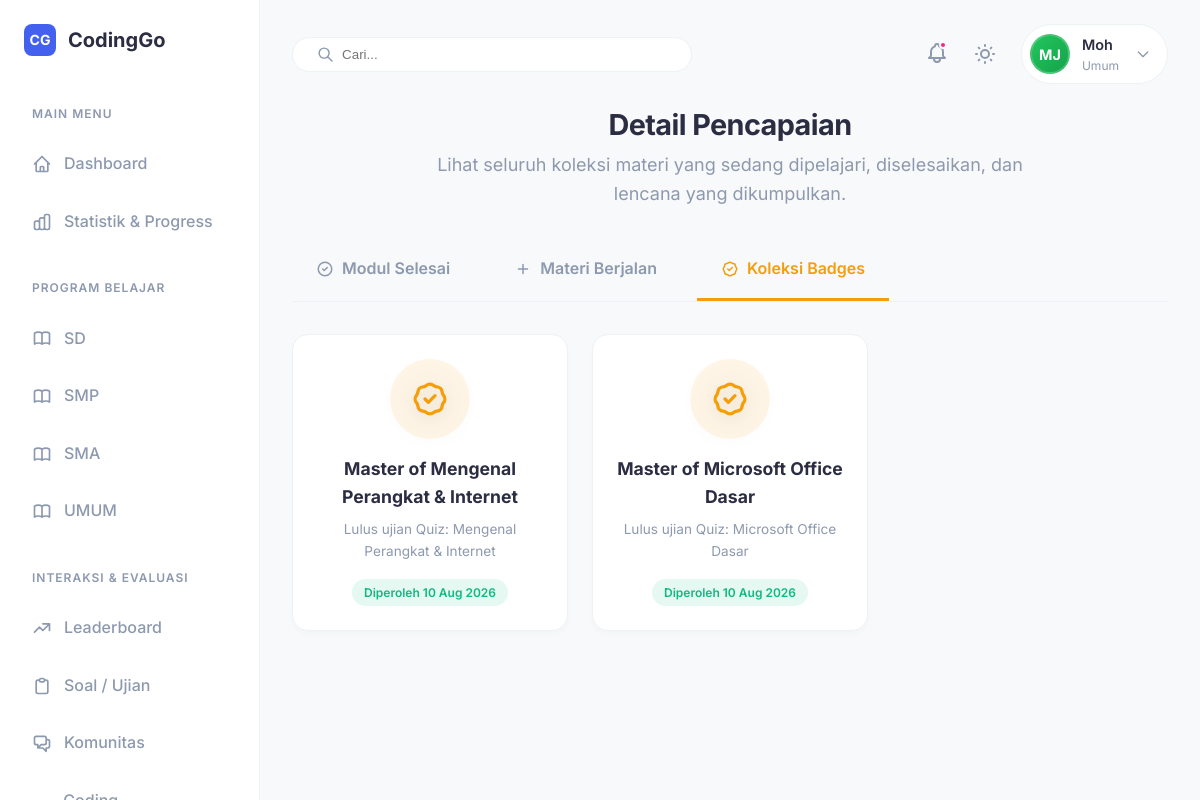
Screenshot of /index.php?page=my_achievements&tab=badges (signed in) with the database file from the repository.
### tables this page shows
CREATE TABLE `user_badges` (
  `id` int NOT NULL,
  `user_id` int NOT NULL,
  `badge_id` int NOT NULL,
  `earned_at` timestamp NULL DEFAULT CURRENT_TIMESTAMP
);

CREATE TABLE `badges` (
  `id` int NOT NULL,
  `name` varchar(100) NOT NULL,
  `description` text,
  `icon_url` varchar(255) DEFAULT NULL,
  `requirement_type` enum('xp','course','exam','forum_upvotes') NOT NULL,
  `requirement_value` int NOT NULL
);

### pages/my_achievements.php (the view, shortened to what the rows shown need)
<?php
require_once 'config/db.php';
$user_id = $_SESSION['user_id'];
$active_tab = $_GET['tab'] ?? 'completed';
$selected_course_id = isset($_GET['course_id']) ? (int)$_GET['course_id'] : null;
$items = [];
if ($active_tab === 'completed' || $active_tab === 'ongoing') {
    $status_filter = $active_tab === 'completed' ? 'completed' : 'started';
    $stmt = $pdo->prepare("
        SELECT m.id, m.title as material_title, m.thumbnail as material_thumbnail, m.content_type, m.xp_reward,
               c.id as course_id, c.title as course_title, c.category as course_category, c.thumbnail as course_thumbnail, c.description as course_description,
               up.completed_at, up.status,
               (SELECT AVG(rating) FROM course_ratings WHERE course_id = c.id) as avg_rating,
               (SELECT COUNT(id) FROM course_ratings WHERE course_id = c.id) as total_ratings
        FROM user_progress up
        JOIN materials m ON up.material_id = m.id
        JOIN courses c ON m.course_id = c.id
        WHERE up.user_id = ? AND up.status = ?
        ORDER BY up.id DESC
    ");
    $stmt->execute([$user_id, $status_filter]);
    $items = $stmt->fetchAll();
} else if ($active_tab === 'badges') {
    $stmt = $pdo->prepare("
        SELECT b.id, b.name, b.description, b.icon_url, ub.earned_at
        FROM user_badges ub
        JOIN badges b ON ub.badge_id = b.id
        WHERE ub.user_id = ?
        ORDER BY ub.earned_at DESC
    ");
    $stmt->execute([$user_id]);
    $items = $stmt->fetchAll();
}
?>
<div class="dash-left" style="grid-column: 1 / -1;">
    <div class="section-header" style="margin-bottom: 2rem;">
        <div>
            <h1 style="font-size: 1.8rem; color: var(--dash-text); margin-bottom: 0.5rem;">Detail Pencapaian</h1>
        </div>
    </div>
    <?php if (empty($items)): ?>
        <div style="background: var(--dash-sidebar); border: 1px dashed var(--dash-border); padding: 4rem; text-align: center; border-radius: 16px;">
            <div style="width: 64px; height: 64px; background: rgba(59, 130, 246, 0.1); color: #3b82f6; border-radius: 50%; display: flex; align-items: center; justify-content: center; margin: 0 auto 1rem auto;">
                <svg fill="none" viewBox="0 0 24 24" stroke="currentColor" width="32"><path stroke-linecap="round" stroke-linejoin="round" stroke-width="2" d="M20 13V6a2 2 0 00-2-2H6a2 2 0 00-2 2v7m16 0v5a2 2 0 01-2 2H6a2 2 0 01-2-2v-5m16 0h-2.586a1 1 0 00-.707.293l-2.414 2.414a1 1 0 01-.707.293h-3.172a1 1 0 01-.707-.293l-2.414-2.414A1 1 0 006.586 13H4" /></svg>
            </div>
            <h3 style="color: var(--dash-text); margin-bottom: 0.5rem;">Data Kosong</h3>
            <p style="color: var(--dash-text-muted);">Belum ada data yang bisa ditampilkan di kategori ini.</p>
        </div>
    <?php else: ?>
        <?php if ($active_tab === 'completed' || $active_tab === 'ongoing'):
            $grouped_items = [];
            foreach ($items as $item) {
                if (!isset($grouped_items[$item['course_id']])) {
                    $grouped_items[$item['course_id']] = [
                        'course_id' => $item['course_id'],
                        'course_title' => $item['course_title'],
                        'course_category' => $item['course_category'],
                        'course_thumbnail' => $item['course_thumbnail'],
                        'course_description' => $item['course_description'],
                        'avg_rating' => $item['avg_rating'],
                        'total_ratings' => $item['total_ratings'],
                        'materials' => []
                    ];
                }
                $grouped_items[$item['course_id']]['materials'][] = $item;
            }
        ?>
            <?php if ($selected_course_id && isset($grouped_items[$selected_course_id])): ?>
                <?php $group = $grouped_items[$selected_course_id]; ?>
                <div style="margin-bottom: 2rem;">
                    <a href="index.php?page=my_achievements&tab=<?php echo $active_tab; ?>" style="display: inline-flex; align-items: center; gap: 0.5rem; text-decoration: none; color: var(--dash-text-muted); font-size: 0.9rem; margin-bottom: 1rem; font-weight: 600; padding: 8px 16px; background: var(--dash-sidebar); border: 1px solid var(--dash-border); border-radius: 8px; transition: color 0.2s, background 0.2s;" onmouseover="this.style.color='var(--dash-primary)'; this.style.borderColor='var(--dash-primary)';" onmouseout="this.style.color='var(--dash-text-muted)'; this.style.borderColor='var(--dash-border)';">
                        <svg fill="none" viewBox="0 0 24 24" stroke="currentColor" width="16"><path stroke-linecap="round" stroke-linejoin="round" stroke-width="2" d="M10 19l-7-7m0 0l7-7m-7 7h18" /></svg>
                        Kembali ke Daftar Course
                    </a>
                    <h2 style="font-size: 1.4rem; color: var(--dash-text); margin-bottom: 1rem; padding-bottom: 0.5rem; border-bottom: 2px solid var(--dash-border);">
                        <span style="background: rgba(59, 130, 246, 0.1); color: #3b82f6; font-size: 0.8rem; padding: 4px 8px; border-radius: 6px; margin-right: 8px; vertical-align: middle;"><?php echo htmlspecialchars($group['course_category']); ?></span>
                        <?php echo htmlspecialchars($group['course_title']); ?>
                    </h2>
                    <div class="courses-grid" style="grid-template-columns: repeat(auto-fill, minmax(250px, 1fr)); gap: 1.5rem;">
                        <?php foreach ($group['materials'] as $item): ?>
                            <a href="index.php?page=course_learn&id=<?php echo $item['id']; ?>" style="text-decoration: none; color: inherit; display: block;">
                                <div class="course-card" style="transition: transform 0.2s, box-shadow 0.2s; height: 100%; display: flex; flex-direction: column; overflow: hidden; border: 1px solid var(--dash-border);">
                                    <div style="height: 140px; background: var(--dash-sidebar); display: flex; align-items: center; justify-content: center; position: relative;">
                                        <?php if (!empty($item['material_thumbnail'])): ?>
                                            <img src="<?php echo htmlspecialchars($item['material_thumbnail']); ?>" style="width: 100%; height: 100%; object-fit: cover;">
                                        <?php else: ?>
                                            <?php echo renderMateriIcon($item['material_title'], 64); ?>
                                        <?php endif; ?>
                                        <div style="position: absolute; top: 10px; right: 10px; background: <?php echo $item['status'] === 'completed' ? '#10b981' : '#3b82f6'; ?>; color: white; padding: 4px 8px; border-radius: 6px; font-size: 0.7rem; font-weight: 600; text-transform: uppercase;">
                                            <?php echo $item['status'] === 'completed' ? 'Selesai' : 'Berjalan'; ?>
                                        </div>
                                    </div>
                                    <div class="course-body" style="flex: 1; display: flex; flex-direction: column;">
                                        <div class="course-title" style="font-size: 1.05rem; margin-bottom: 0.5rem; line-height: 1.4;">
                                            <?php echo htmlspecialchars($item['material_title']); ?>
                                        </div>
                                        <div style="margin-top: auto; display: flex; justify-content: space-between; align-items: center; padding-top: 1rem; border-top: 1px solid var(--dash-border);">
                                            <div style="font-size: 0.75rem; color: var(--dash-text-muted);">
                                                <?php if ($item['status'] === 'completed' && $item['completed_at']): ?>
                                                    Selesai pada <?php echo date('d M Y', strtotime($item['completed_at'])); ?>
                                                <?php else: ?>
                                                    Tipe: <?php echo ucfirst($item['content_type']); ?>
                                                <?php endif; ?>
                                            </div>
                                            <div style="font-weight: 700; color: #f59e0b; font-size: 0.85rem;">+<?php echo $item['xp_reward']; ?> XP</div>
                                        </div>
                                    </div>
                                </div>
                            </a>
                        <?php endforeach; ?>
                    </div>
                </div>
            <?php else: ?>
                <div class="courses-grid" style="grid-template-columns: repeat(auto-fill, minmax(280px, 1fr)); gap: 1.5rem;">
                    <?php foreach ($grouped_items as $course_id => $group): ?>
                        <a href="index.php?page=my_achievements&tab=<?php echo $active_tab; ?>&course_id=<?php echo $course_id; ?>" style="text-decoration:none; color:inherit; display:block;">
                            <div class="course-card" style="transition: transform 0.2s, box-shadow 0.2s; height: 100%; display: flex; flex-direction: column; position: relative;">
                                <?php
                                    $gradients = [
                                        'linear-gradient(135deg, #1e3a8a 0%, #3b82f6 100%)',
                                        'linear-gradient(135deg, #0f766e 0%, #14b8a6 100%)',
                                        'linear-gradient(135deg, #4338ca 0%, #6366f1 100%)',
                                        'linear-gradient(135deg, #b45309 0%, #f59e0b 100%)',
                                        'linear-gradient(135deg, #be123c 0%, #e11d48 100%)'
                                    ];
                                    $gIndex = abs(crc32($group['course_title'])) % count($gradients);
                                    $bg = $gradients[$gIndex];
                                    if (!empty($group['course_thumbnail'])) {
                                        $bg = 'url(' . htmlspecialchars($group['course_thumbnail']) . ') center/cover';
                                    }
                                ?>
                                <div class="course-img" style="background: <?php echo $bg; ?>; height: 140px; display:flex; align-items:center; justify-content:center; color:white; font-size:2rem; font-weight:bold;">
                                    <?php if(empty($group['course_thumbnail'])) echo renderCourseBadge($group['course_title'], 68); ?>
                                </div>
                                <div style="position: absolute; top: 10px; right: 10px; background: <?php echo $active_tab === 'completed' ? '#10b981' : '#3b82f6'; ?>; color: white; padding: 4px 8px; border-radius: 6px; font-size: 0.7rem; font-weight: 600; text-transform: uppercase;">
                                    <?php echo count($group['materials']); ?> Materi
                                </div>
                                <div class="course-body" style="flex:1; display:flex; flex-direction:column;">
                                    <div style="display:flex; justify-content:space-between; align-items:center; margin-bottom:0.5rem;">
                                        <span class="course-tag" style="margin-bottom:0;"><?php echo htmlspecialchars($group['course_category']); ?></span>
                                        <?php if (!empty($group['total_ratings'])): ?>
                                            <span style="font-size:0.75rem; color:#eab308; font-weight:600;">⭐ <?php echo round($group['avg_rating'], 1); ?> (<?php echo $group['total_ratings']; ?>)</span>
                                        <?php else: ?>
                                            <span style="font-size:0.7rem; color:var(--dash-text-muted);">Belum ada rating</span>
                                        <?php endif; ?>
                                    </div>
                                    <div class="course-title" style="margin-bottom:0.5rem; font-size:1.1rem; line-height:1.4;"><?php echo htmlspecialchars($group['course_title']); ?></div>
                                    <div class="course-desc" style="flex:1; margin-bottom:1rem;"><?php echo htmlspecialchars(mb_substr($group['course_description'] ?? '', 0, 100)) . '...'; ?></div>
                                    <div style="display:flex; justify-content:space-between; align-items:center; border-top:1px solid var(--dash-border); padding-top:1rem; margin-top:auto;">
                                        <span style="font-size:0.85rem; color:var(--dash-text-muted); font-weight:600;">Lihat Detail &rarr;</span>
                                    </div>
                                </div>
                            </div>
                        </a>
                    <?php endforeach; ?>
                </div>
            <?php endif; ?>
        <?php elseif ($active_tab === 'badges'): ?>
            <div class="courses-grid" style="grid-template-columns: repeat(auto-fill, minmax(250px, 1fr)); gap: 1.5rem;">
                <?php foreach ($items as $badge): ?>
                    <div style="background: var(--dash-sidebar); border: 1px solid var(--dash-border); border-radius: 16px; padding: 1.5rem; text-align: center; display: flex; flex-direction: column; align-items: center; transition: transform 0.2s; box-shadow: 0 4px 6px rgba(0,0,0,0.02);">
                        <?php if (!empty($badge['icon_url'])): ?>
                            <img src="<?php echo htmlspecialchars($badge['icon_url']); ?>" alt="Badge" style="width: 80px; height: 80px; object-fit: contain; margin-bottom: 1rem; filter: drop-shadow(0 4px 6px rgba(0,0,0,0.1));">
                        <?php else: ?>
                            <div style="width: 80px; height: 80px; background: rgba(245, 158, 11, 0.1); color: #f59e0b; border-radius: 50%; display: flex; align-items: center; justify-content: center; margin-bottom: 1rem; filter: drop-shadow(0 4px 6px rgba(0,0,0,0.1));">
                            </div>
                        <?php endif; ?>
                        <div style="font-weight: 700; color: var(--dash-text); font-size: 1.1rem; margin-bottom: 0.5rem;"><?php echo htmlspecialchars($badge['name']); ?></div>
                        <div style="color: var(--dash-text-muted); font-size: 0.85rem; margin-bottom: 1rem; flex: 1;"><?php echo htmlspecialchars($badge['description']); ?></div>
                        <div style="background: rgba(16, 185, 129, 0.1); color: #10b981; padding: 4px 12px; border-radius: 20px; font-size: 0.75rem; font-weight: 600;">
                            Diperoleh <?php echo date('d M Y', strtotime($badge['earned_at'])); ?>
                        </div>
                    </div>
                <?php endforeach; ?>
            </div>
        <?php endif; ?>
    <?php endif; ?>
</div>

### rows the page displays
user_badges: badge.name "Master of Mengenal Perangkat & Internet", badge.description "Lulus ujian Quiz: Mengenal Perangkat & Internet", earned_at "10 Aug 2026"
user_badges: badge.name "Master of Microsoft Office Dasar", badge.description "Lulus ujian Quiz: Microsoft Office Dasar", earned_at "10 Aug 2026"

### other values shown
$user_initials "MJ"
explode(' ', $user_name_display)[0] "Moh"
$user_class "Umum"
